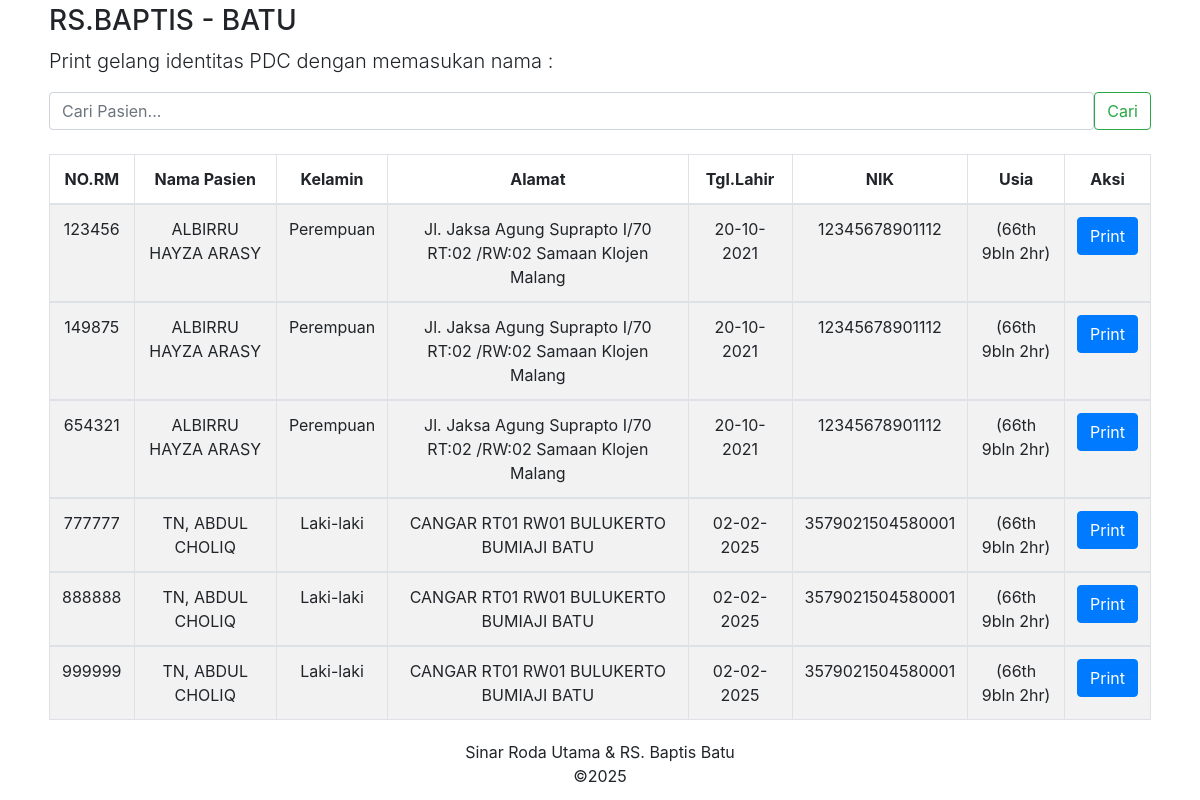
The page / on the database its author committed.
### tables this page shows
CREATE TABLE `pasien` (
  `id` int(11) NOT NULL,
  `nama` varchar(100) NOT NULL,
  `kelamin` varchar(12) NOT NULL,
  `alamat` text NOT NULL,
  `tanggal_daftar` date NOT NULL,
  `nik` varchar(20) NOT NULL,
  `usia` varchar(15) NOT NULL
);

### index.php (the view, shortened to what this page needs)
<?php
$koneksi = new mysqli("localhost", "root", "", "data_pasien");
if (isset($_POST['cari'])) {
    $cari = $_POST['cari'];
    $query = "SELECT * FROM pasien WHERE nama LIKE '%$cari%'";
} else {
    $query = "SELECT * FROM pasien";
}
$result = $koneksi->query($query);
?>
<!DOCTYPE html>
<html lang="en">
<head>
  <link rel="stylesheet" href="https://stackpath.bootstrapcdn.com/bootstrap/4.4.1/css/bootstrap.min.css">
</head>
<body>
<main class="container">
 <div class="bg-body-tertiary p-1 rounded">
        <h3>RS.BAPTIS - BATU</h3>
        <p class="lead">Print gelang identitas PDC dengan memasukan nama :</p>
        <div><form class="d-flex" role="search">
        <input class="form-control me-2" type="search" placeholder="Cari Pasien..." aria-label="Cari" data-live-search="true">
        <button class="btn btn-outline-success" type="submit">Cari</button>
        </div>
<br>
    <div class="table-responsive">
    <table class="table table-bordered table-striped table-hover text-center">
        <thead>
            <tr>
            <th>NO.RM</th>
            <th>Nama Pasien</th>
            <th>Kelamin</th>
            <th>Alamat</th>
            <th>Tgl.Lahir</th>
            <th>NIK</th>
            <th>Usia</th>
            <th>Aksi</th>
            </tr>
        </thead>
        <?php while ($row = $result->fetch_assoc()):
            ?>
            <tbody>
            <tr>
            <td><?php echo $row['id']; ?></td>
            <td><?php echo $row['nama']; ?></td>
            <td><?php echo $row['kelamin']; ?></td>
            <td><?php echo $row['alamat']; ?></td>
            <td><?php echo date('d-m-Y', strtotime($row['tanggal_daftar']));?></td>
            <td><?php echo $row['nik']; ?></td>
            <td><?php echo $row['usia']; ?></td>
            <td><button class="btn btn-primary" onclick="printRecord(<?php echo $row['id']; ?>)">Print</button></td>
            </tr>
            </tbody>
        <?php endwhile; ?>
    </table>
    </div>
 </div>
</main>
</body>
<footer>
    <div class='text-center size-5px'>
    Sinar Roda Utama & RS. Baptis Batu<br>
    ©2025
</div>
</footer>
</html>

### rows shown on the page
pasien: id "123456", nama "ALBIRRU HAYZA ARASY", kelamin "Perempuan", alamat "Jl. Jaksa Agung Suprapto I/70 RT:02 /RW:02 Samaan Klojen Malang", tanggal_daftar "20-10-2021", nik "12345678901112", usia "(66th 9bln 2hr)"
pasien: id "149875", nama "ALBIRRU HAYZA ARASY", kelamin "Perempuan", alamat "Jl. Jaksa Agung Suprapto I/70 RT:02 /RW:02 Samaan Klojen Malang", tanggal_daftar "20-10-2021", nik "12345678901112", usia "(66th 9bln 2hr)"
pasien: id "654321", nama "ALBIRRU HAYZA ARASY", kelamin "Perempuan", alamat "Jl. Jaksa Agung Suprapto I/70 RT:02 /RW:02 Samaan Klojen Malang", tanggal_daftar "20-10-2021", nik "12345678901112", usia "(66th 9bln 2hr)"
pasien: id "777777", nama "TN, ABDUL CHOLIQ", kelamin "Laki-laki", alamat "CANGAR RT01 RW01 BULUKERTO BUMIAJI BATU", tanggal_daftar "02-02-2025", nik "3579021504580001", usia "(66th 9bln 2hr)"
pasien: id "888888", nama "TN, ABDUL CHOLIQ", kelamin "Laki-laki", alamat "CANGAR RT01 RW01 BULUKERTO BUMIAJI BATU", tanggal_daftar "02-02-2025", nik "3579021504580001", usia "(66th 9bln 2hr)"
pasien: id "999999", nama "TN, ABDUL CHOLIQ", kelamin "Laki-laki", alamat "CANGAR RT01 RW01 BULUKERTO BUMIAJI BATU", tanggal_daftar "02-02-2025", nik "3579021504580001", usia "(66th 9bln 2hr)"
